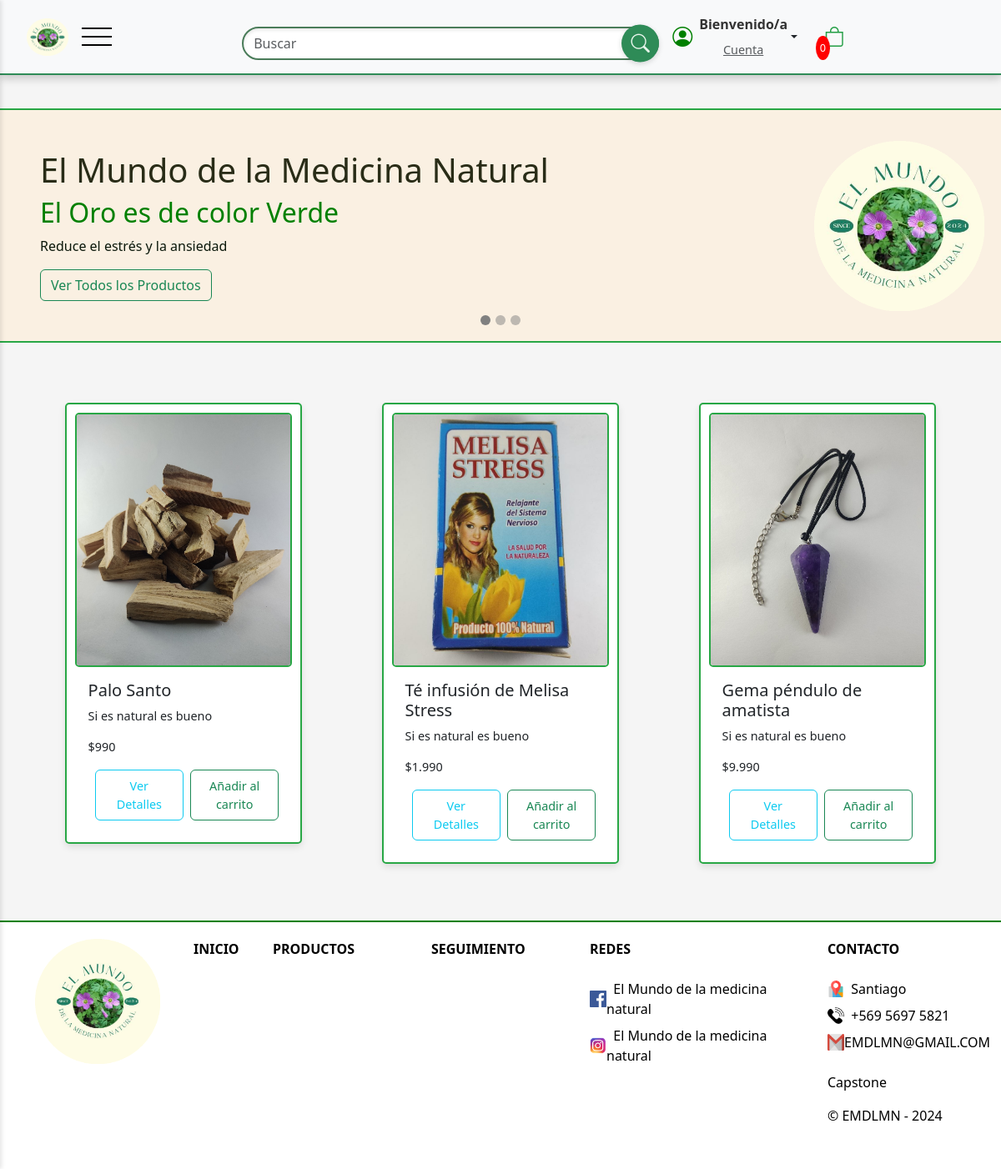
The page / on the database its author committed.
### naturalworld_d/models.py (models this page shows, shortened)
class Producto(models.Model):
    nombre = models.CharField(max_length=100)
    imagen = models.ImageField(upload_to="productos", null=False)
    precio = models.DecimalField(max_digits=10, decimal_places=2)
    descripcion = models.TextField()
    peso = models.DecimalField(max_digits=5, decimal_places=2, help_text="Peso en kg")
    altura = models.IntegerField(help_text="Altura en cm")
    ancho = models.IntegerField(help_text="Ancho en cm")
    largo = models.IntegerField(help_text="Largo en cm")
    TIPO_PRODUCTO_CHOICES = [
        ('tipo1', 'Tipo 1'),
        ('tipo2', 'Tipo 2'),
    ]
    tipo_producto = models.CharField(max_length=100, choices=TIPO_PRODUCTO_CHOICES, default='tipo1')
    valor_declarado = models.IntegerField(
        null=True,
        blank=True,
        help_text="Valor declarado del producto"
    )
    stock = models.PositiveIntegerField(default=0)
    def precio_formateado(self):
        return "${:,.0f}".format(self.precio).replace(",", ".")

### naturalworld_d/views.py (the view)
# urls.py: path('', views.index, name='index'),
def index(request):
    productos = Producto.objects.all()  # Obtener todos los productos
    return render(request, 'index.html', {'productos': productos})

### naturalworld_d/context_processors.py (called while the page is built)
def importe_total_carrito(request):
    total_items = 0
    if request.user.is_authenticated or True:
        carrito = Carrito(request)
        for item in carrito.carrito.values():
            total_items += item['cantidad']
    return {'total_items_carrito': total_items}

def total_items_carrito(request):
    total_items = sum(item['cantidad'] for item in Carrito(request).carrito.values())
    return {'total_items_carrito': total_items}

### naturalworld_d/templates/index.html (shortened to what this page needs)
{% extends 'base.html' %}
{% load static %}
{% block content %}
<br>
        {% if not is_product_detail %}
        <div id="carouselExampleIndicators" class="carousel slide mt-3 carousel-outline" data-bs-ride="carousel">
            <div class="carousel-indicators">
                <button type="button" data-bs-target="#carouselExampleIndicators" data-bs-slide-to="0" class="active" aria-current="true" aria-label="Slide 1"></button>
                <button type="button" data-bs-target="#carouselExampleIndicators" data-bs-slide-to="1" aria-label="Slide 2"></button>
                <button type="button" data-bs-target="#carouselExampleIndicators" data-bs-slide-to="2" aria-label="Slide 3"></button>
            </div>
            <div class="carousel-inner">
                <div class="carousel-item active">
                    <div class="d-flex justify-content-between align-items-center" style="background-color: rgb(250, 240, 226);">
                        <div class="text-white p-5">
                            <h1 style="color: rgb(41, 44, 23);" >El Mundo de la Medicina Natural</h1>
                            <h2 style="color: green;">El Oro es de color Verde</h2>
                            <p style="color: #0b180b;">Reduce el estrés y la ansiedad</p>
                            <a class="btn btn-outline-success" href="{% url 'pag_productos' %}">Ver Todos los Productos</a>
                        </div>
                        <img src="{% static 'img/Logo_principal.png' %}" class="d-block" alt="Slide 1" style="width: 17%; margin-right: 20px; margin-top: 20px; margin-bottom: 20px;">
                    </div>
                </div>
            </div>
        </div>
    {% endif %}
<div class="container mt-4">
    <div class="row mt-5">
        <br>
        {% for producto in productos|slice:":3" %}
        <div class="col-md-4 mt-4">
            <a class="text-decoration-none text-dark">
            <div class="card product-card">
                <img src="{{ producto.imagen.url }}" class="card-img-top" alt="{{ producto.nombre }}" style="width:260px; height:305px; object-fit:cover; display:block; margin-left:auto; margin-right:auto; border: 2px solid #28a745; border-radius: 5px;">
                <div class="card-body">
                    <h5 class="card-title">{{ producto.nombre }}</h5>
                    <p class="card-text">
                        {% if producto.descuento %}
                            {{ producto.descuento }}% descuento
                        {% else %}
                            Si es natural es bueno
                        {% endif %}
                    </p>
                    <p class="card-price">{{ producto.precio_formateado }}</p>
                    <div class="d-grid d-md-flex gap-2 justify-content-md-center">
                        <a href="{% url 'producto_detalle' producto_id=producto.id %}" class="btn btn-outline-info w-100 w-md-auto">Ver Detalles</a>
                        <button type="button" class="btn btn-outline-success w-100 w-md-auto add-to-cart" data-product-id="{{ producto.id }}">Añadir al carrito</button>
                    </div>
                </div>
            </div></a>
        </div>
        {% endfor %}
    </div>
</div><br><br>
{% endblock %}

### naturalworld_d/static/css/main.css (style rules this page uses)
body { background-color: #f8f9fa; }
.carousel-indicators button { width: 12px !important; height: 12px !important; border-radius: 50% !important; background-color: gray !important; border: none !important; margin: 3px !important; transition: background-color 0.3s ease, opacity 0.3s ease !important; }
.carousel-indicators .active { background-color: #6c757d; opacity: 1; }
.product-card { max-width: 80%; margin: 0 auto 20px; box-shadow: 0 4px 8px rgba(0, 0, 0, 0.1); transition: transform 0.3s ease, box-shadow 0.3s ease; border-radius: 8px; overflow: hidden; padding: 10px; }
.product-card .card-body { font-size: 0.9rem; }
.product-card .btn { padding: 8px 12px; font-size: 0.9rem; }
body, html { margin: 0; padding: 0; background-color: #f5f5f5; min-height: 100vh; }

### naturalworld_d/templates/index.html (style rules this page uses)
.product-card { border: 2px solid #28a745; border-radius: 5px; }

### naturalworld_d/templates/base.html (style rules this page uses)
.carousel-outline { border-top: 2px solid #28a745; border-bottom: 2px solid #28a745; border-left: none; border-right: none; border-radius: 0; }

### rows shown on the page
Producto: imagen (picture), nombre "Palo Santo", precio_formateado "$990"
Producto: imagen (picture), nombre "Té infusión de Melisa Stress", precio_formateado "$1.990"
Producto: imagen (picture), nombre "Gema péndulo de amatista", precio_formateado "$9.990"

### other values the page prints
{{ total_items_carrito }} "0"
